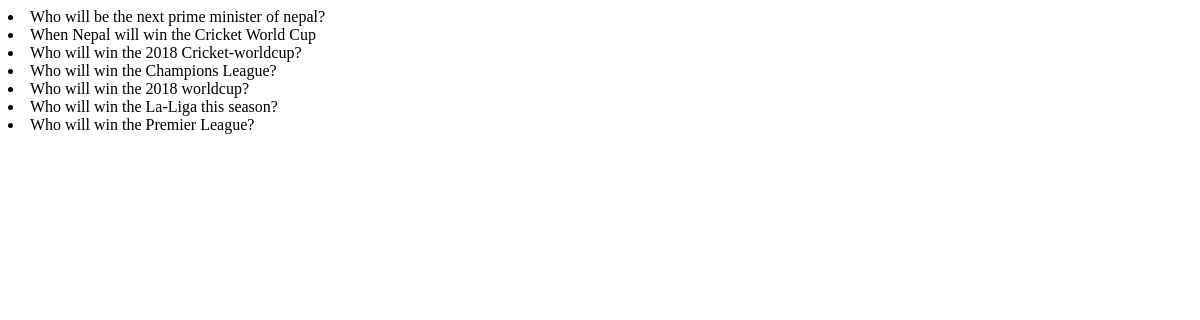
The page /ques-all/ on the database as committed earlier.
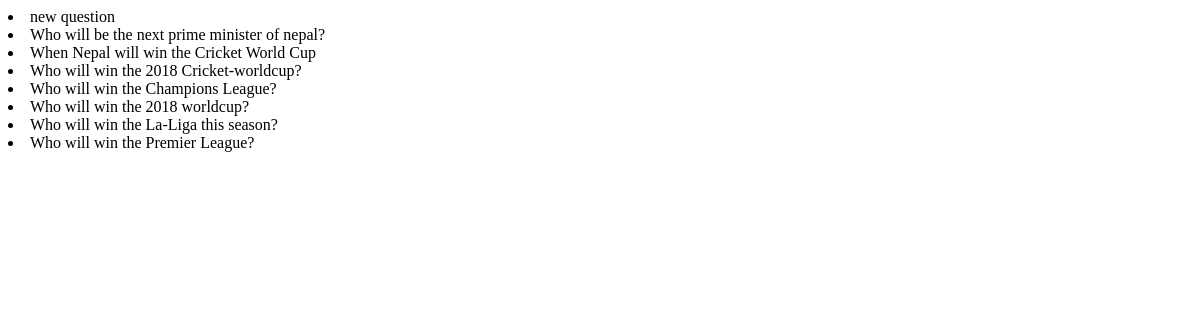
The same page on the database as committed later.
### polls/models.py (models this page shows, shortened)
class Question(models.Model):
    category = models.ForeignKey(Category, on_delete=models.CASCADE)
    question_text = models.CharField(max_length=200)
    pub_date = models.DateTimeField('date published', default=timezone.now())

### polls/views.py (the view)
# urls.py: url(r'^ques-all/$', views.AllQuestionView.as_view(), name='all-ques'),
class AllQuestionView(ListView):
    template_name = 'polls/all_ques.html'
    context_object_name = 'latest_question_list'
    def get_queryset(self):
        return Question.objects.order_by('-pub_date')

### polls/templates/polls/all_ques.html
{% for i in latest_question_list %}
<li>
{{i.question_text}}
</li>
{% endfor %}

Rows that differ between the two databases and show on the page:
added Question: question_text "new question"
